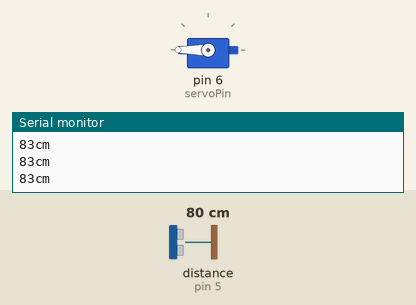
Bench run of a sketch on a simulated Arduino Uno, built with avr-gcc and run on an emulated ATmega328P. Shown: servo, the last lines printed to the serial monitor. Wiring (inferred from the names in the program): ultrasonic range finder: trigger pin 5; echo pin 5. The test bench sets the inputs (shaded band); at power-on: distance to the obstacle (sensor on pin 5) 80 cm. The echo pulse lasts 58.3 µs per cm.

Above: at 1.2 s.
1.3 s: distance to the obstacle (sensor on pin 5) set to 2 cm
At 2.5 s:
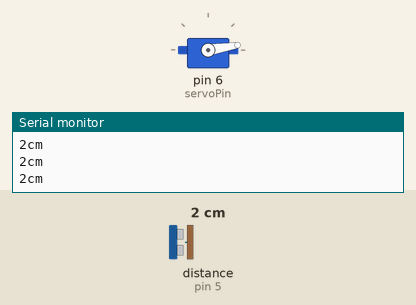
2.8 s: distance to the obstacle (sensor on pin 5) set to 250 cm
At 3.7 s:
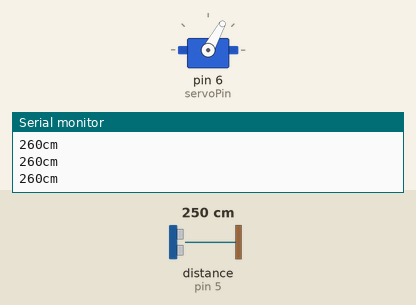
4.4 s: distance to the obstacle (sensor on pin 5) set to 9 cm
At 5.1 s:
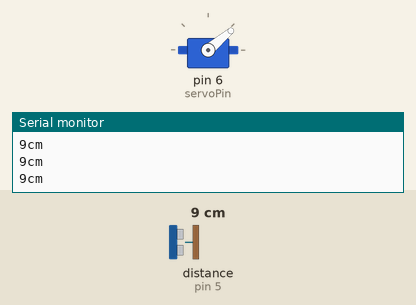
6.0 s: distance to the obstacle (sensor on pin 5) set to 18 cm
At 7.1 s:
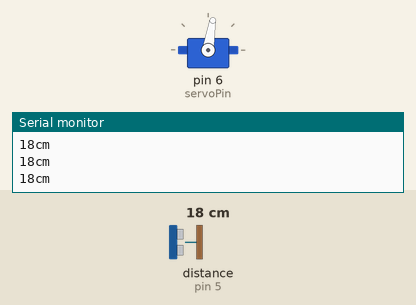
7.5 s: distance to the obstacle (sensor on pin 5) set to 35 cm
At 8.3 s:
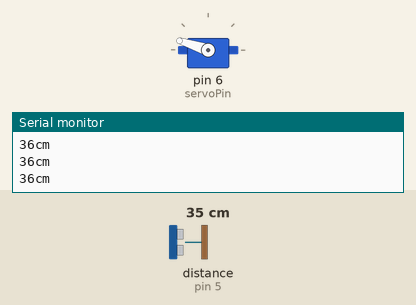
9.0 s: distance to the obstacle (sensor on pin 5) set to 60 cm
At 9.8 s:
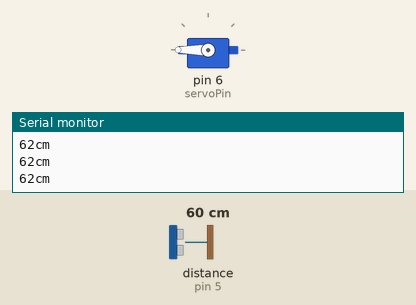
Timing chart, 0 to 11.5 s (numbered marks = the images above; inputs shaded):
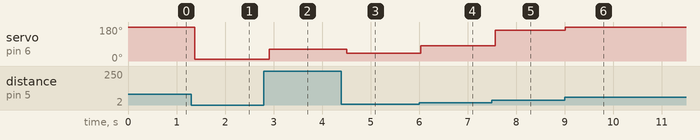

The sketch:

11.ultrasonicSensor.ino
```cpp
/*
  Author:

  Learning Intention:
  The students will learn how to wire a four pin ultrasonic sensor and configure it to measure distance using a library.

  Success Criteria:
    1.  I can correctly wire a 4 pin ultrasonic sensor
    2.  I understand what the trigger and echo pins do
    3.  I generally understand what a library is
    4.  I can get a distance from a untra sensor
    5.  I understand that a continuous servo speed and direction is set by a frequency signal sent from the microcontroller
    6.  I can apply this knowledge to the Ultrasonic Sensor in the sensor kit

  Student Notes:

  Documentation:
    https://www.tutorialspoint.com/arduino/arduino_ultrasonic_sensor.htm <-- Ultrasonic sensor explained
    https://github.com/ErickSimoes/Ultrasonic/tree/master <-- We are using this library

  Schematic:
    https://www.tinkercad.com/things/kngLnqo2HEU?sharecode=OVpOeJsUP3bOHBkzbkWCfGcuSIswqXiISYQiG6UzotA
    https://github.com/TempeHS/TempeHS_Ardunio_Bootcamp/blob/main/11.ultrasonicSensor/Bootcamp-ultrasonicSensor.png
*/
// Includes for OLED screen
#include <Arduino.h>
#include <U8g2lib.h>
#include <SPI.h>
#include <Wire.h>

#include "Ultrasonic.h"
#include <Servo.h>

Servo myservo;

int sonicPin = 5;
int servoPin = 6;

int val;

Ultrasonic myUltraSonicSensor(sonicPin);

void setup()
{
  Serial.begin(9600);
  myservo.attach(servoPin);
}
void loop()
{
  unsigned long RangeInCentimeters = myUltraSonicSensor.distanceRead();
  Serial.print(RangeInCentimeters);
  Serial.println("cm");

  val = map(RangeInCentimeters, 0, 40, 0, 180);
  myservo.write(val);
  delay(100);
}
```

Ultrasonic.cpp
```cpp
// (licence header left out)
#if ARDUINO >= 100
  #include <Arduino.h>
#else
  #include <WProgram.h>
#endif

#include "Ultrasonic.h"

Ultrasonic::Ultrasonic(uint8_t trigPin, uint8_t echoPin, unsigned long timeOut) {
  trig = trigPin;
  echo = echoPin;
  threePins = trig == echo ? true : false;
  pinMode(trig, OUTPUT);
  pinMode(echo, INPUT);
  timeout = timeOut;
}

unsigned int Ultrasonic::timing() {
  if (threePins)
    pinMode(trig, OUTPUT);

  digitalWrite(trig, LOW);
  delayMicroseconds(2);
  digitalWrite(trig, HIGH);
  delayMicroseconds(10);
  digitalWrite(trig, LOW);
  //delay(30);

  if (threePins)
    pinMode(trig, INPUT);

  previousMicros = micros();
  while(!digitalRead(echo) && (micros() - previousMicros) <= timeout); // wait for the echo pin HIGH or timeout
  previousMicros = micros();
  while(digitalRead(echo)  && (micros() - previousMicros) <= timeout); // wait for the echo pin LOW or timeout

  return micros() - previousMicros; // duration
}

/*
 * If the unit of measure is not passed as a parameter,
 * sby default, it will return the distance in centimeters.
 * To change the default, replace CM by INC.
 */
unsigned int Ultrasonic::read(uint8_t und) {
  return timing() / und / 2;  //distance by divisor
}

/*
 * This method is too verbal, so, it's deprecated.
 * Use read() instead.
 */
unsigned int Ultrasonic::distanceRead(uint8_t und) {
  return read(und);
}
```

Ultrasonic.h
```cpp
// (licence header left out)
#ifndef Ultrasonic_h
#define Ultrasonic_h

/*
 * Values of divisors
 */
#define CM 28
#define INC 71

class Ultrasonic {
  public:
    Ultrasonic(uint8_t sigPin) : Ultrasonic(sigPin, sigPin) {};
    Ultrasonic(uint8_t trigPin, uint8_t echoPin, unsigned long timeOut = 20000UL);
    unsigned int read(uint8_t und = CM);
    unsigned int distanceRead(uint8_t und = CM) __attribute__ ((deprecated ("This method is deprecated, use read() instead.")));
    void setTimeout(unsigned long timeOut) {timeout = timeOut;}
    void setMaxDistance(unsigned long dist) {timeout = dist*CM*2;}

  private:
    uint8_t trig;
    uint8_t echo;
    boolean threePins = false;
    unsigned long previousMicros;
    unsigned long timeout;
    unsigned int timing();
};

#endif // Ultrasonic_h
```

Measured:
- after the input at 1.3 s, servo on pin 6 (servoPin): 180° → 9° after 0.08 s
- after the input at 2.8 s, servo on pin 6 (servoPin): 9° → 61° after 0.11 s
- after the input at 4.4 s, servo on pin 6 (servoPin): 61° → 40° after 0.11 s
- after the input at 6.0 s, servo on pin 6 (servoPin): 40° → 81° at once
- after the input at 7.5 s, servo on pin 6 (servoPin): 81° → 162° after 0.07 s
- after the input at 9.0 s, servo on pin 6 (servoPin): 162° → 180° at once
